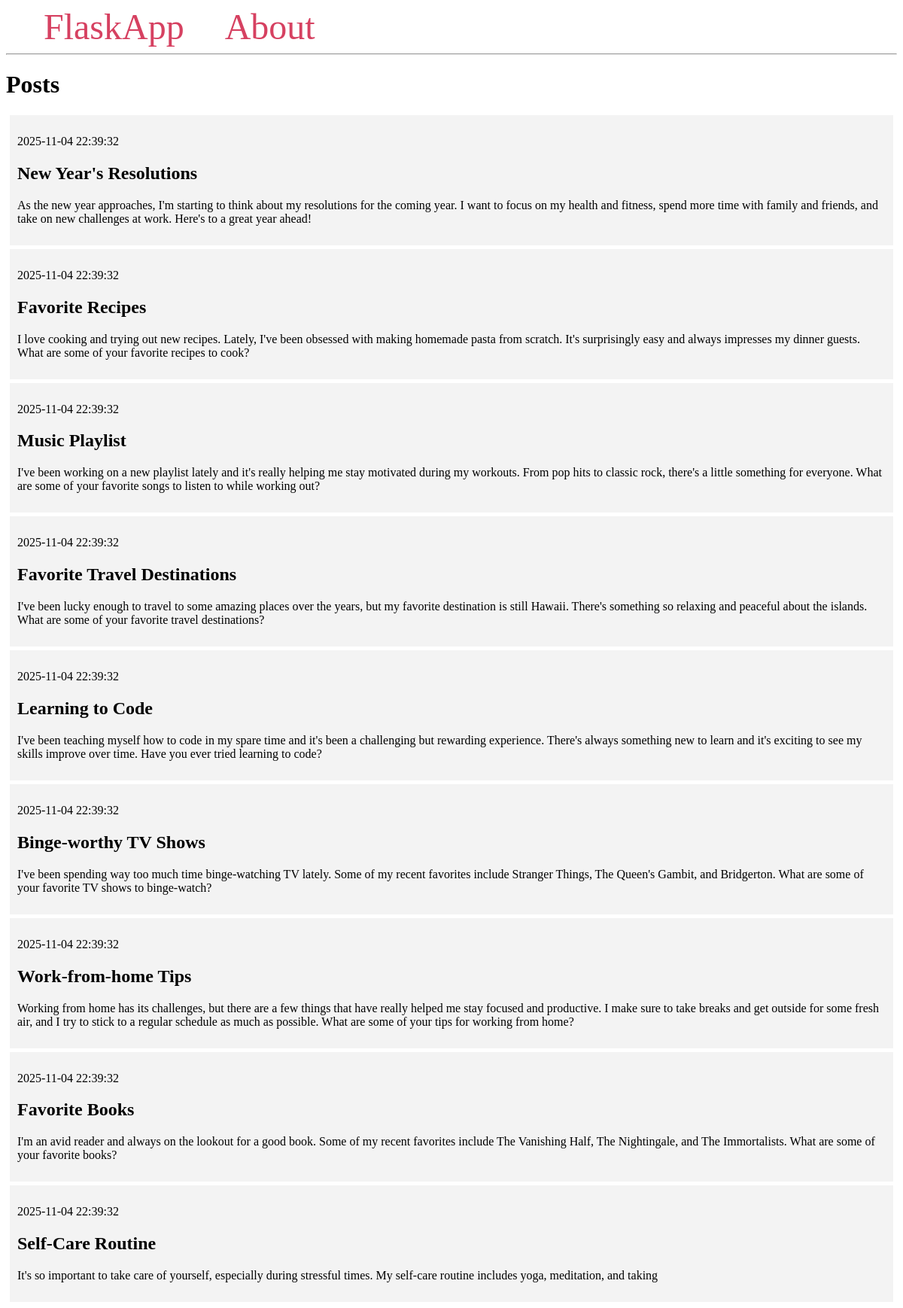
The page / on the database its author committed.
### tables this page shows
CREATE TABLE posts (
    id INTEGER PRIMARY KEY AUTOINCREMENT,
    created TIMESTAMP NOT NULL DEFAULT CURRENT_TIMESTAMP,
    title TEXT NOT NULL,
    content TEXT NOT NULL
);

### app.py (the view)
@app.route('/')
def index():
    conn = get_db_connection()
    posts = conn.execute('SELECT * FROM posts').fetchall()
    conn.close()
    return render_template('index.html',posts=posts)

### app.py (called while the page is built)
def get_db_connection():
    conn = sqlite3.connect('database.db')
    conn.row_factory = sqlite3.Row
    return conn

### templates/index.html
{% extends 'base.html' %}
{% block content %}
    <h1>{% block title %} Posts {% endblock %}</h1>
    {% for post in posts %}
        <div class='post'>
            <p>{{ post['created'] }}</p>
            <h2>{{ post['title'] }}</h2>
            <p>{{ post['content'] }}</p>
        </div>
    {% endfor %}
{% endblock %}

### templates/base.html (shortened to what this page needs)
<!DOCTYPE html>
<html lang="en">
<head>
</head>
<body>
    <nav>
        <a href="{{ url_for('index') }}">FlaskApp</a>
        <a href="#">About</a>
    </nav>
    <hr>
    <div class="content">
        {% block content %} {% endblock %}
    </div>
</body>
</html>

### templates/base.html (style rules this page uses)
.post { padding: 10px; margin: 5px; background-color: #f3f3f3 }
nav a { color: #d64161; font-size: 3em; margin-left: 50px; text-decoration: none; }

### rows shown on the page
posts: created "2025-11-04 22:39:32", title "New Year's Resolutions", content "As the new year approaches, I'm starting to think about my resolutions for the coming year. I want to focus on my health and fitness, spend more time with family and friends, and take on new challenges at work. Here's to a great year ahead!"
posts: created "2025-11-04 22:39:32", title "Favorite Recipes", content "I love cooking and trying out new recipes. Lately, I've been obsessed with making homemade pasta from scratch. It's surprisingly easy and always impresses my dinner guests. What are some of your favorite recipes to cook?"
posts: created "2025-11-04 22:39:32", title "Music Playlist", content "I've been working on a new playlist lately and it's really helping me stay motivated during my workouts. From pop hits to classic rock, there's a little something for everyone. What are some of your favorite songs to listen to while working out?"
posts: created "2025-11-04 22:39:32", title "Favorite Travel Destinations", content "I've been lucky enough to travel to some amazing places over the years, but my favorite destination is still Hawaii. There's something so relaxing and peaceful about the islands. What are some of your favorite travel destinations?"
posts: created "2025-11-04 22:39:32", title "Learning to Code", content "I've been teaching myself how to code in my spare time and it's been a challenging but rewarding experience. There's always something new to learn and it's exciting to see my skills improve over time. Have you ever tried learning to code?"
posts: created "2025-11-04 22:39:32", title "Binge-worthy TV Shows", content "I've been spending way too much time binge-watching TV lately. Some of my recent favorites include Stranger Things, The Queen's Gambit, and Bridgerton. What are some of your favorite TV shows to binge-watch?"
posts: created "2025-11-04 22:39:32", title "Work-from-home Tips", content "Working from home has its challenges, but there are a few things that have really helped me stay focused and productive. I make sure to take breaks and get outside for some fresh air, and I try to stick to a regular schedule as much as possible. What are some of your tips for working from home?"
posts: created "2025-11-04 22:39:32", title "Favorite Books", content "I'm an avid reader and always on the lookout for a good book. Some of my recent favorites include The Vanishing Half, The Nightingale, and The Immortalists. What are some of your favorite books?"
posts: created "2025-11-04 22:39:32", title "Self-Care Routine", content "It's so important to take care of yourself, especially during stressful times. My self-care routine includes yoga, meditation, and taking"
